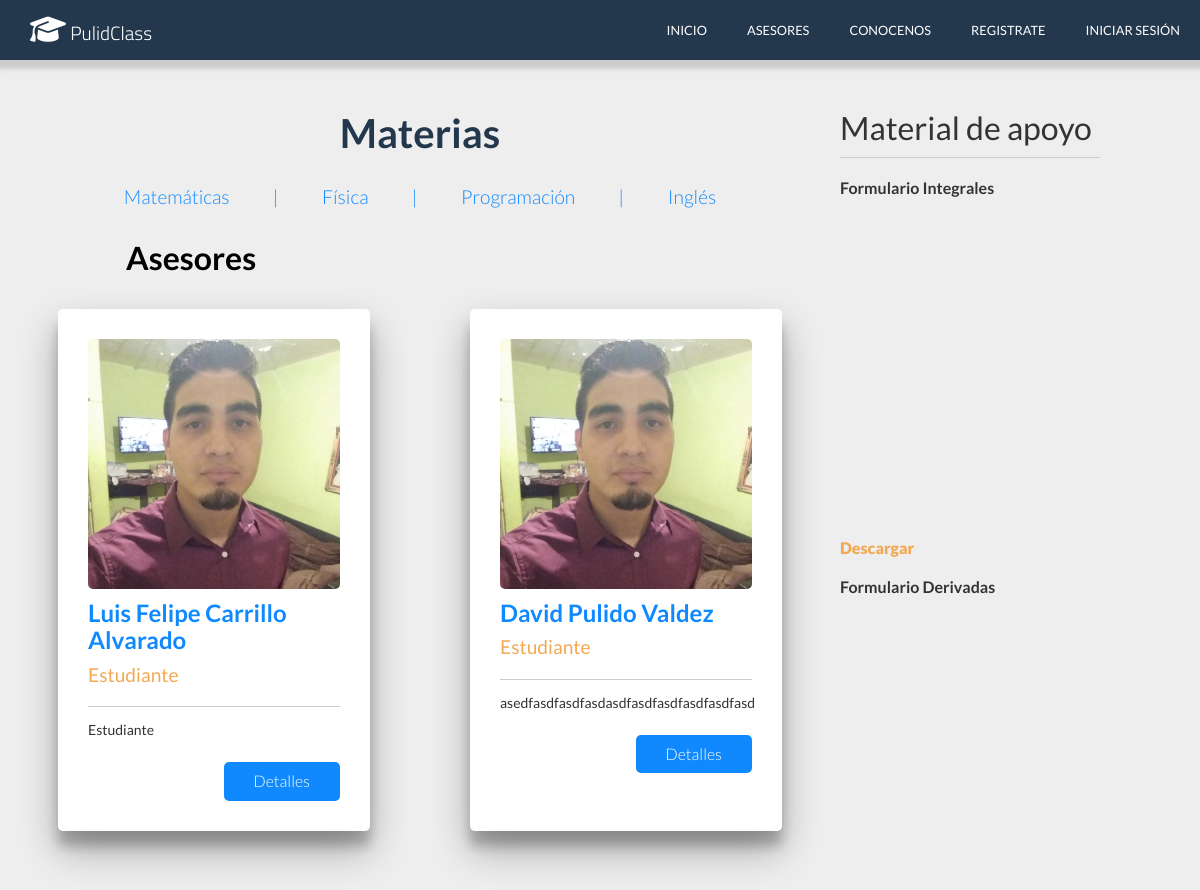
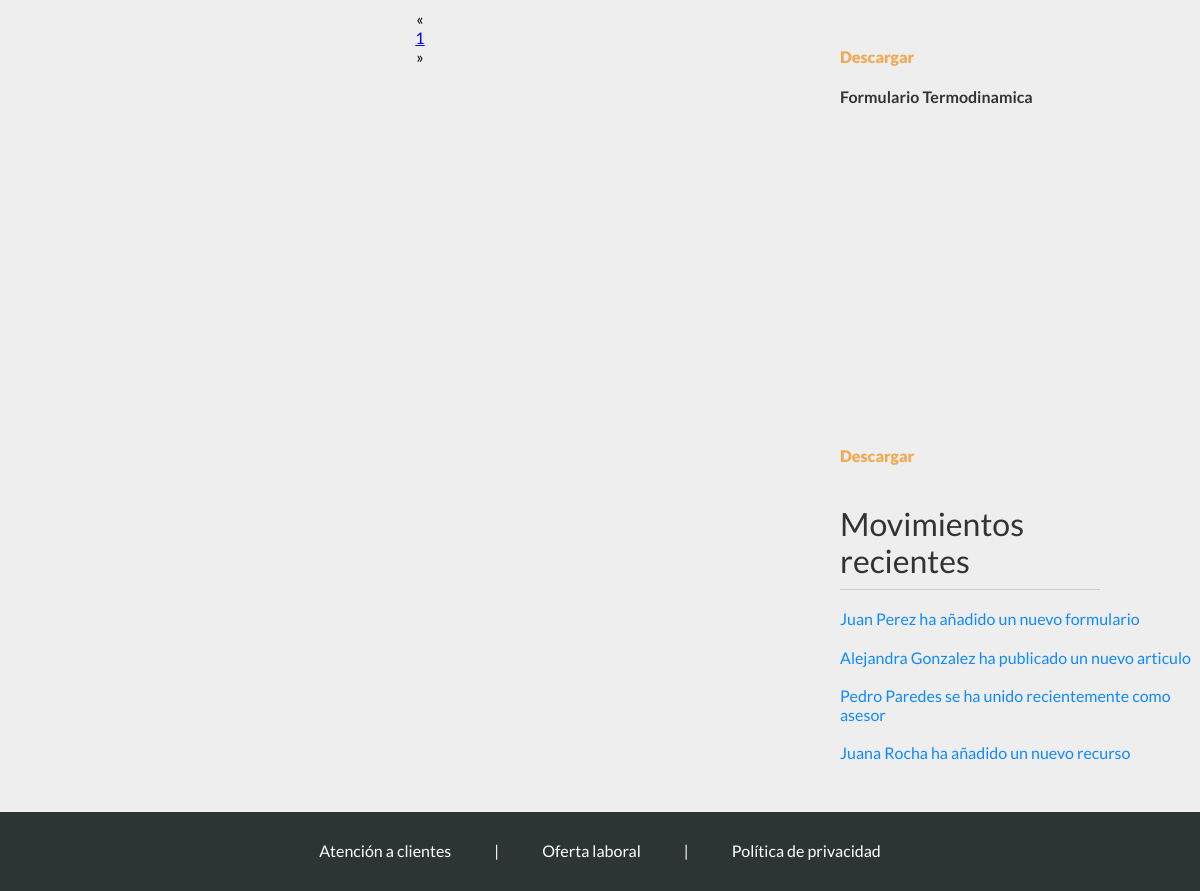
/asesores.php, run on the app's committed database (2 pictures, top to bottom).
### tables this page shows
CREATE TABLE `asesor` (
  `Id_Asesor` int(11) NOT NULL,
  `Nombre_Usuario` varchar(30) NOT NULL,
  `Edad` int(11) DEFAULT NULL,
  `Grado_Estudios` varchar(40) DEFAULT NULL,
  `Nombres` varchar(50) DEFAULT NULL,
  `A_Paterno` varchar(30) DEFAULT NULL,
  `A_Materno` varchar(30) DEFAULT NULL,
  `Ocupacion` varchar(50) DEFAULT NULL,
  `Materia1` varchar(70) DEFAULT NULL,
  `Materia2` varchar(70) DEFAULT NULL,
  `Materia3` varchar(70) DEFAULT NULL,
  `Descripcion` varchar(250) DEFAULT NULL,
  `Correo` varchar(70) DEFAULT NULL,
  `Telefono` varchar(16) DEFAULT NULL,
  `Foto` text DEFAULT NULL
);

### asesores.php (called while the page is built, shortened)
<?php session_start();
    require('conexion.php');
    $statement = $conexion->prepare('SELECT * FROM Asesor');
    $statement->execute();
    $asesores=$statement->fetchAll();
    $pagina = isset($_GET['pagina']) ? (int)$_GET['pagina'] : 1;
    $postPorPagina = 2;
    $totalAsesores = $conexion->query('SELECT FOUND_ROWS() as total');
    $totalAsesores = $totalAsesores->fetch()['total'];
    $numeroPaginas = ceil($totalAsesores / $postPorPagina);
    require('views/asesores.view.php');
?>

### views/asesores.view.php (the view, shortened to what this page needs)
<!DOCTYPE html>
<html lang="en">
<head>
    <link rel="stylesheet" href="css/normalize.css">
    <link rel="stylesheet" href="css/asesores/estilos.css">
</head>
<body>
    <header>
        <div class="menu">
            <div class="logo">
                <a href="index.php"><h2 class="page-name"><i class="fas fa-graduation-cap"></i> PulidClass</h2></a>
            </div>
            <nav>
                <a href="index.php">Inicio</a>
                <a href="asesores.php">Asesores</a>
                <a href="conocenos.php">Conocenos</a>
                <?php if(isset($_SESSION['cliente'])): ?>
                    <a href="perfil.php">Perfil</a>
                    <a href="logout.php">Cerrar Sesión</a>
                <?php elseif(isset($_SESSION['admin'])): ?>
                    <a href="admin.php">Perfil</a>
                    <a href="logout.php">Cerrar Sesión</a>
                <?php elseif(isset($_SESSION['asesor'])): ?>
                    <a href="asesor.php">Perfil</a>
                    <a href="logout.php">Cerrar Sesión</a>
                <?php else: ?>
                    <a href="register.php">Registrate</a>
                    <a href="login.php">Iniciar Sesión</a>
                <?php endif; ?>
            </nav>
        </div>
    <main>
        <div class="asesores">
            <div class="filtrado">
                <h3 class="titulo">Materias</h3>
                <a href="#">Matemáticas</a>
                <a href="#" class="separador"> | </a>
                <a href="#">Física</a>
                <a href="#" class="separador"> | </a>
                <a href="#">Programación</a>
                <a href="#" class="separador"> | </a>
                <a href="#">Inglés</a>
            </div>
            <div class="grid">
                <div class="titulo">
                    <h3>Asesores</h3>
                </div>
                <?php
                    foreach($asesores as $asesor){
                    $nombre=$asesor['Nombres']." ".$asesor['A_Paterno']." ".$asesor['A_Materno'];
                    $ocupacion=$asesor['Ocupacion'];
                    $descripcion=$asesor['Descripcion'];
                    $foto=$asesor['Foto'];
                ?>
                <div class="asesor">
                    <form enctype="multipart/form-data" action="asesor.php" method="GET">
                        <div class="foto">
                            <img src="<?php echo $foto?>" alt="">
                        </div>
                        <p class="nombre"><?php echo $nombre ?></p>
                        <p class="ocupacion"><?php echo $ocupacion ?></p>
                        <p class="descripcion"><?php echo $descripcion ?></p>
                        <input type="submit" value="Detalles">
                    </form>
                </div>
                <?php
                }
                ?>
            </div>
            <div class="paginacion">
                    <ul>
                        <?php if($pagina == 1): ?>
                            <li class="disabled">&laquo;</li>
                        <?php else: ?>
                            <li><a href="?pagina=<?php echo $pagina - 1 ?>">&laquo;</a></li>
                        <?php endif; ?>
                        <?php
                            for($i = 1; $i <= $numeroPaginas; $i++){
                                if ($pagina === $i) {
                                    echo "<li class='active'><a href='?pagina=$i'>$i</a></li>";
                                } else {
                                    echo "<li><a href='?pagina=$i'>$i</a></li>";
                                }
                            }
                        ?>
                        <?php if($pagina == $numeroPaginas): ?>
                            <li class="disabled">&raquo;</li>
                        <?php else: ?>
                            <li><a href="?pagina=<?php echo $pagina + 1 ?>">&raquo;</a></li>
                        <?php endif; ?>
                    </ul>
            </div>
        </div>
        <div class="recursos">
            <div class="materiales">
                <h3>Material de apoyo</h3>
                <div class="material">
                    <h4 class="titulo">Formulario Integrales</h4>
                    <div class="imagen">
                    </div>
                    <a href="#">Descargar</a>
                </div>
                <div class="material">
                    <h4 class="titulo">Formulario Derivadas</h4>
                    <div class="imagen">
                    </div>
                    <a href="#">Descargar</a>
                </div>
                <div class="material">
                    <h4 class="titulo">Formulario Termodinamica</h4>
                    <div class="imagen">
                    </div>
                    <a href="#">Descargar</a>
                </div>
            </div>
            <div class="movimientos">
                <h3>Movimientos recientes</h3>
                <a href="#">Juan Perez ha añadido un nuevo formulario</a>
                <a href="#">Alejandra Gonzalez ha publicado un nuevo articulo</a>
                <a href="#">Pedro Paredes se ha unido recientemente como asesor</a>
                <a href="">Juana Rocha ha añadido un nuevo recurso</a>
            </div>
        </div>
    </main>
    <footer>
    <div class="info">
            <a href="#">Atención a clientes</a>
            <a href="#" class="separador"> | </a>
            <a href="#">Oferta laboral</a>
            <a href="#" class="separador"> | </a>
            <a href="politicas.php">Política de privacidad</a>
        </div>
    </footer>
</body>
</html>

### css/asesores/estilos.css (style rules this page uses)
header .menu { background: #23374d; color: #fff; display: flex; box-shadow: 3px 3px 5px 6px #ccc; height: 60px; }
header .menu .logo { display: flex; flex-direction: row; flex-wrap: wrap; align-items: center; width: 20%; padding: 10px; }
header .menu .logo a { color: white; text-decoration: none; }
header .menu .logo a h2 { margin: 0 20px; font-family: "Titillium Web", sans-serif; font-size: 1.2em; font-weight: 300; }
header .menu .logo a h2 i { font-size: 1.5em; }
header .menu nav { text-transform: uppercase; width: 80%; display: flex; flex-direction: row; flex-wrap: wrap; align-items: center; justify-content: flex-end; text-align: right; }
header .menu nav a { font-size: 0.8em; margin: 0 20px; text-decoration: none; color: #fff; transition: all 0.3s ease; }
main .asesores { float: left; width: 70%; }
main .asesores .filtrado { text-align: center; }
main .asesores .filtrado .titulo { margin: 0; margin-top: 50px; margin-bottom: 30px; font-size: 2.5em; color: #23374d; }
main .asesores .filtrado a { text-decoration: none; color: #1089ff; font-size: 1.2em; font-weight: 300; margin: 0 20px; }
main .asesores .filtrado .separador { pointer-events: none; cursor: default; }
main .asesores .grid { display: flex; flex-direction: row; flex-wrap: wrap; justify-content: center; }
main .asesores .grid .titulo { width: 100%; margin-left: 15%; }
main .asesores .grid .titulo h3 { font-size: 2em; }
main .asesores .grid .asesor { background: #fff; width: 30%; position: relative; padding: 30px; border-radius: 5px; margin: 0 50px; margin-bottom: 50px; box-shadow: 0 19px 38px rgba(0, 0, 0, 0.3), 0 15px 12px rgba(0, 0, 0, 0.22); }
main .asesores .grid .asesor p { margin: 0; }
main .asesores .grid .asesor .foto { margin: 0 auto; overflow: hidden; border-radius: 5px; height: 250px; }
main .asesores .grid .asesor .foto img { width: 100%; }
main .asesores .grid .asesor .nombre { margin-top: 10px; font-size: 1.5em; font-weight: 700; color: #1089ff; margin-bottom: 10px; }
main .asesores .grid .asesor .ocupacion { font-size: 1.2em; font-weight: 400; color: #f3a953; margin-bottom: 10px; padding-bottom: 20px; border-bottom: 1px solid #ccc; }
main .asesores .grid .asesor .descripcion { font-size: 0.875em; line-height: 1.8em; color: #333; margin-bottom: 20px; }
main .asesores .grid .asesor input[type='submit'] { background: #1089ff; text-decoration: none; padding: 10px 30px; float: right; color: #fff; font-weight: 300; border-radius: 5px; border-style: none; transition: 0.3s all ease; }
main .asesores .paginacion { display: block; text-align: center; }
main .asesores .paginacion ul { display: inline; }
main .asesores .paginacion ul li { line-height: normal; text-decoration: none; }
main .recursos { margin-top: 50px; float: left; width: 30%; color: #333; }
main .recursos .materiales h3 { font-size: 2em; margin: 0; margin-right: 100px; padding-bottom: 10px; border-bottom: 1px solid #ccc; font-weight: 400; }
main .recursos .materiales .material .titulo { font-size: 1em; }
main .recursos .materiales .material .imagen { width: 50%; height: 300px; overflow: hidden; }
main .recursos .materiales .material a { display: block; margin-top: 20px; text-decoration: none; font-weight: 900; color: #f3a953; }
main .recursos .movimientos { margin-bottom: 50px; }
main .recursos .movimientos h3 { font-size: 2em; margin: 0; margin-right: 100px; padding-bottom: 10px; margin-top: 40px; border-bottom: 1px solid #ccc; font-weight: 400; }
main .recursos .movimientos a { display: block; text-decoration: none; color: #1089ff; margin: 20px 0; }
footer { clear: both; background: #2d3436; }
footer .info { padding: 30px 0; text-align: center; }
footer .info a { text-decoration: none; color: #fff; margin: 0 20px; }
footer .info .separador { pointer-events: none; cursor: default; }
body { background: #eeeeee; font-size: 16px; font-family: "Lato", sans-serif; }

### data on the page
asesor: Foto (picture), nombre "Luis Felipe Carrillo Alvarado", Ocupacion "Estudiante", Descripcion "Estudiante"
asesor: Foto (picture), nombre "David Pulido Valdez", Ocupacion "Estudiante", Descripcion "asedfasdfasdfasdasdfasdfasdfasdfasdfasd"
